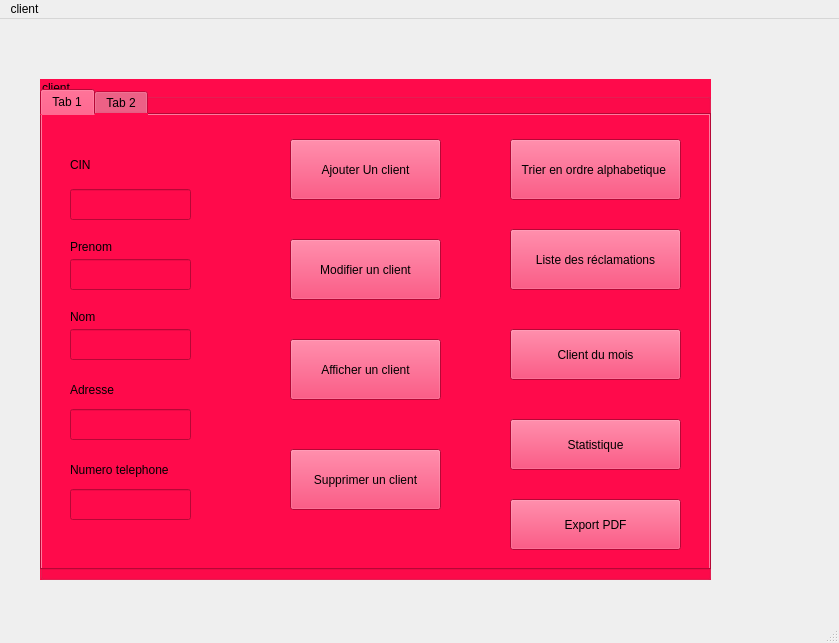
<?xml version="1.0" encoding="UTF-8"?>
<ui version="4.0">
 <class>MainWindow</class>
 <widget class="QMainWindow" name="MainWindow">
  <property name="geometry">
   <rect>
    <x>0</x>
    <y>0</y>
    <width>839</width>
    <height>643</height>
   </rect>
  </property>
  <property name="windowTitle">
   <string>MainWindow</string>
  </property>
  <widget class="QWidget" name="centralwidget">
   <widget class="QGroupBox" name="groupBox">
    <property name="geometry">
     <rect>
      <x>40</x>
      <y>60</y>
      <width>671</width>
      <height>501</height>
     </rect>
    </property>
    <property name="styleSheet">
     <string notr="true">background-color: rgb(255, 10, 75);</string>
    </property>
    <property name="title">
     <string>client</string>
    </property>
    <widget class="QLabel" name="label">
     <property name="geometry">
      <rect>
       <x>30</x>
       <y>70</y>
       <width>71</width>
       <height>31</height>
      </rect>
     </property>
     <property name="text">
      <string>CIN</string>
     </property>
    </widget>
    <widget class="QLineEdit" name="lineEdit_cin">
     <property name="geometry">
      <rect>
       <x>30</x>
       <y>110</y>
       <width>121</width>
       <height>31</height>
      </rect>
     </property>
    </widget>
    <widget class="QLabel" name="label_2">
     <property name="geometry">
      <rect>
       <x>30</x>
       <y>160</y>
       <width>56</width>
       <height>16</height>
      </rect>
     </property>
     <property name="text">
      <string>Prenom</string>
     </property>
    </widget>
    <widget class="QLabel" name="label_3">
     <property name="geometry">
      <rect>
       <x>30</x>
       <y>230</y>
       <width>41</width>
       <height>16</height>
      </rect>
     </property>
     <property name="text">
      <string>Nom</string>
     </property>
    </widget>
    <widget class="QLineEdit" name="lineEdit_prenom">
     <property name="geometry">
      <rect>
       <x>30</x>
       <y>180</y>
       <width>121</width>
       <height>31</height>
      </rect>
     </property>
    </widget>
    <widget class="QLineEdit" name="lineEdit_nom">
     <property name="geometry">
      <rect>
       <x>30</x>
       <y>250</y>
       <width>121</width>
       <height>31</height>
      </rect>
     </property>
    </widget>
    <widget class="QLabel" name="label_4">
     <property name="geometry">
      <rect>
       <x>30</x>
       <y>300</y>
       <width>61</width>
       <height>21</height>
      </rect>
     </property>
     <property name="text">
      <string>Adresse</string>
     </property>
    </widget>
    <widget class="QLineEdit" name="lineEdit_Adresse">
     <property name="geometry">
      <rect>
       <x>30</x>
       <y>330</y>
       <width>121</width>
       <height>31</height>
      </rect>
     </property>
    </widget>
    <widget class="QLabel" name="label_5">
     <property name="geometry">
      <rect>
       <x>30</x>
       <y>380</y>
       <width>111</width>
       <height>21</height>
      </rect>
     </property>
     <property name="text">
      <string>Numero telephone</string>
     </property>
    </widget>
    <widget class="QLineEdit" name="lineEdit_numtel">
     <property name="geometry">
      <rect>
       <x>30</x>
       <y>410</y>
       <width>121</width>
       <height>31</height>
      </rect>
     </property>
    </widget>
    <widget class="QPushButton" name="pushButton">
     <property name="geometry">
      <rect>
       <x>250</x>
       <y>60</y>
       <width>151</width>
       <height>61</height>
      </rect>
     </property>
     <property name="text">
      <string>Ajouter Un client</string>
     </property>
    </widget>
    <widget class="QPushButton" name="pushButton_2">
     <property name="geometry">
      <rect>
       <x>250</x>
       <y>160</y>
       <width>151</width>
       <height>61</height>
      </rect>
     </property>
     <property name="text">
      <string>Modifier un client</string>
     </property>
    </widget>
    <widget class="QPushButton" name="pushButton_3">
     <property name="geometry">
      <rect>
       <x>250</x>
       <y>260</y>
       <width>151</width>
       <height>61</height>
      </rect>
     </property>
     <property name="text">
      <string>Afficher un client</string>
     </property>
    </widget>
    <widget class="QPushButton" name="pushButton_4">
     <property name="geometry">
      <rect>
       <x>250</x>
       <y>370</y>
       <width>151</width>
       <height>61</height>
      </rect>
     </property>
     <property name="text">
      <string>Supprimer un client</string>
     </property>
    </widget>
    <widget class="QPushButton" name="pushButton_5">
     <property name="geometry">
      <rect>
       <x>470</x>
       <y>60</y>
       <width>171</width>
       <height>61</height>
      </rect>
     </property>
     <property name="text">
      <string>Trier en ordre alphabetique </string>
     </property>
    </widget>
    <widget class="QPushButton" name="pushButton_6">
     <property name="geometry">
      <rect>
       <x>470</x>
       <y>150</y>
       <width>171</width>
       <height>61</height>
      </rect>
     </property>
     <property name="text">
      <string>Liste des réclamations</string>
     </property>
    </widget>
    <widget class="QPushButton" name="pushButton_7">
     <property name="geometry">
      <rect>
       <x>470</x>
       <y>250</y>
       <width>171</width>
       <height>51</height>
      </rect>
     </property>
     <property name="text">
      <string>Client du mois</string>
     </property>
    </widget>
    <widget class="QPushButton" name="pushButton_8">
     <property name="geometry">
      <rect>
       <x>470</x>
       <y>340</y>
       <width>171</width>
       <height>51</height>
      </rect>
     </property>
     <property name="text">
      <string>Statistique</string>
     </property>
    </widget>
    <widget class="QPushButton" name="pushButton_9">
     <property name="geometry">
      <rect>
       <x>470</x>
       <y>420</y>
       <width>171</width>
       <height>51</height>
      </rect>
     </property>
     <property name="text">
      <string>Export PDF</string>
     </property>
    </widget>
    <widget class="QTabWidget" name="tabWidget">
     <property name="geometry">
      <rect>
       <x>0</x>
       <y>10</y>
       <width>671</width>
       <height>481</height>
      </rect>
     </property>
     <widget class="QWidget" name="tab">
      <attribute name="title">
       <string>Tab 1</string>
      </attribute>
     </widget>
     <widget class="QWidget" name="tab_2">
      <attribute name="title">
       <string>Tab 2</string>
      </attribute>
     </widget>
    </widget>
    <zorder>tabWidget</zorder>
    <zorder>label</zorder>
    <zorder>lineEdit_cin</zorder>
    <zorder>label_2</zorder>
    <zorder>label_3</zorder>
    <zorder>lineEdit_prenom</zorder>
    <zorder>lineEdit_nom</zorder>
    <zorder>label_4</zorder>
    <zorder>lineEdit_Adresse</zorder>
    <zorder>label_5</zorder>
    <zorder>lineEdit_numtel</zorder>
    <zorder>pushButton</zorder>
    <zorder>pushButton_2</zorder>
    <zorder>pushButton_3</zorder>
    <zorder>pushButton_4</zorder>
    <zorder>pushButton_5</zorder>
    <zorder>pushButton_6</zorder>
    <zorder>pushButton_7</zorder>
    <zorder>pushButton_8</zorder>
    <zorder>pushButton_9</zorder>
   </widget>
  </widget>
  <widget class="QMenuBar" name="menubar">
   <property name="geometry">
    <rect>
     <x>0</x>
     <y>0</y>
     <width>839</width>
     <height>26</height>
    </rect>
   </property>
   <widget class="QMenu" name="menuclient">
    <property name="title">
     <string>client</string>
    </property>
   </widget>
   <addaction name="menuclient"/>
  </widget>
  <widget class="QStatusBar" name="statusbar"/>
 </widget>
 <resources/>
 <connections/>
</ui>
